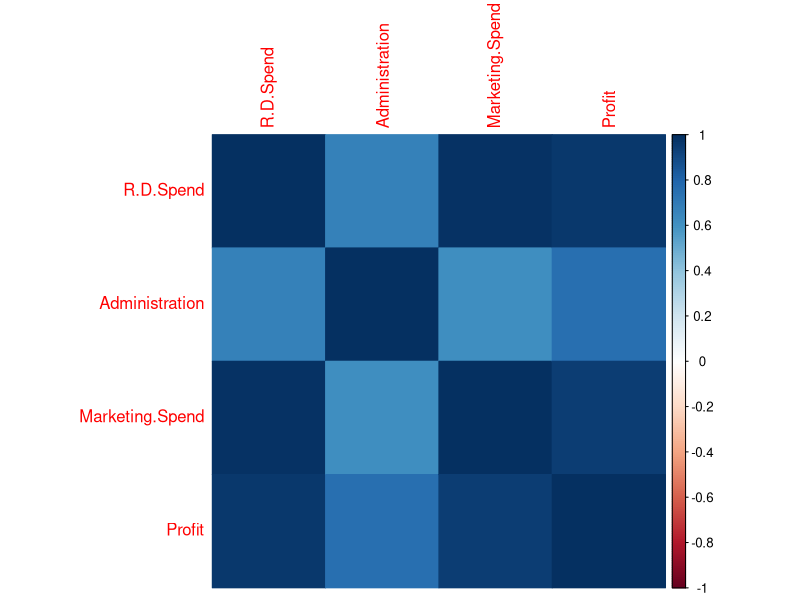
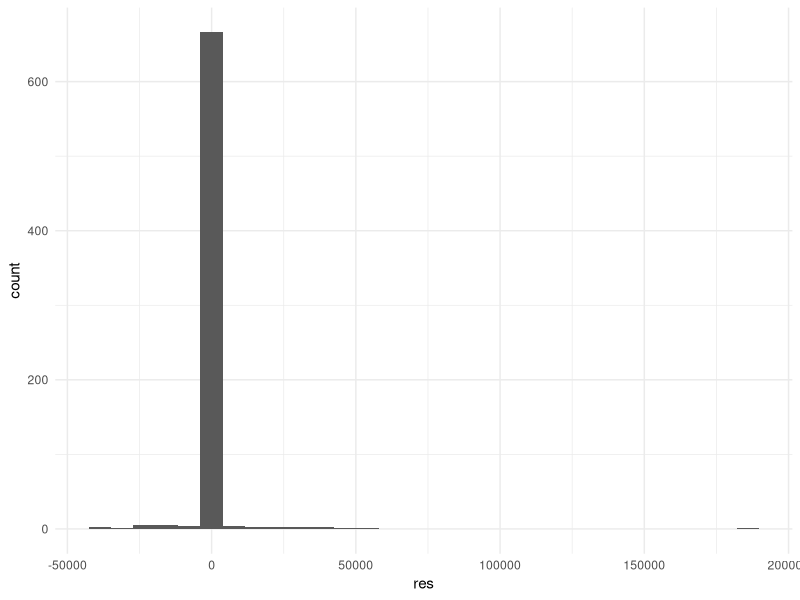

Write R code to recreate these figures, in order. (Note: this script raises an error after producing the figures.)


# loading the libraries 
library(ggplot2)
library(ggthemes)
library(dplyr)
library(caTools)
library(corrplot)


df = read.table("startups.txt",sep = ',',header = TRUE)
# head(df)

# splitting the data set
sample<-sample.split(df$Profit,SplitRatio = 0.7)
train=subset(df,sample==TRUE)
test=subset(df,sample==FALSE)

# getting the structure of train data 
str(train)

#checking the null values 
any(is.na(train))

cols.numeric.train = sapply(train, is.numeric)
cols.numeric.train



# getting the correlation of the numeric features 
correlation.train = cor(train[,cols.numeric.train])
correlation.train


# plotting the heat map of correlation 
corrplot(correlation.train,method = 'color')


# creating the first model 
lm_model1 = lm(Profit~  R.D.Spend+Administration+Marketing.Spend,data = train)
# getting the summary of the first model
summary(lm_model1)


# creating another model 
lm_model2 = lm(Profit~R.D.Spend+Marketing.Spend,data = train)
# getting the summary of the first model
summary(lm_model2)


# saving the model residuals
res = residuals(lm_model1)
res = as.data.frame(res)
head(res)


# plotting the residual
pl_residuals = ggplot(res,aes(res))+geom_histogram()+ theme_minimal()
pl_residuals


# testing the model in data set
profit.prediction = predict(lm_model1,test)
profit.prediction = as.data.frame(profit.prediction)
head(profit.prediction)


# saving predicted and actual in a new data frame 
result = cbind(profit.prediction, test$Profit)
colnames(result) = c('pred', 'real')
result = as.data.frame(result)
result

# plotting residuals of test data  
pl_residuals_test = ggplot(profit.prediction,aes(profit.prediction))+geom_histogram()
+ theme_minimal()
pl_residuals_test


# getting the mean square value
mse = mean((result$real - result$pred)^2)
print(mse)


# calculating the rmse
rmse = mse^0.5
print(rmse)

# finding the sse and tss , r^2 
sse = sum((result$pred - result$real)^2)
sst = sum((mean(test$Profit) - result$real)^2)
r2 = 1 - sse/sst
print(r2)
